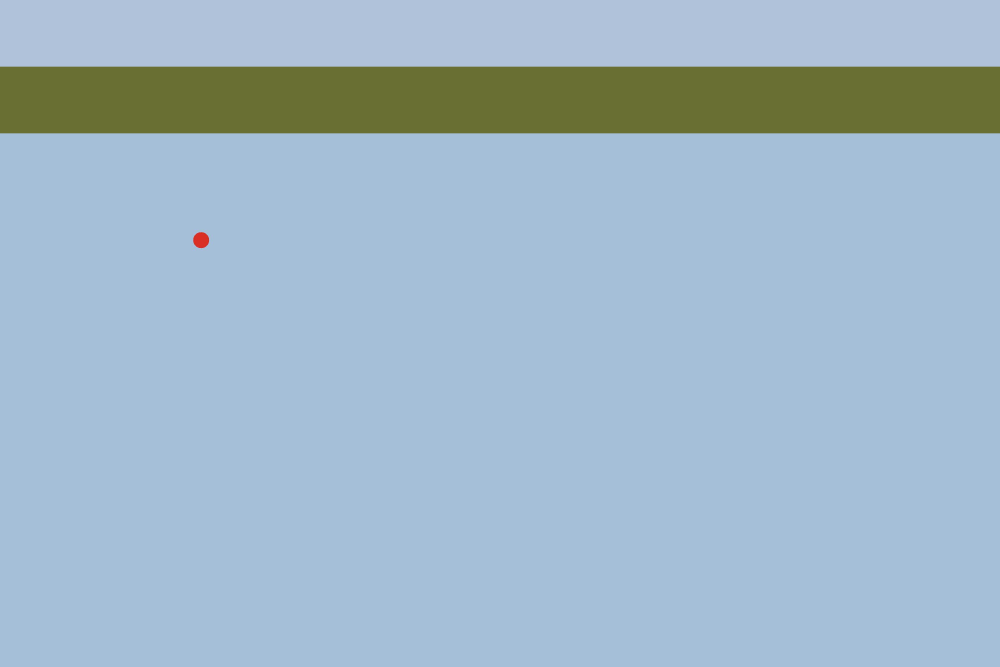
#> input picture images/lake0.jpeg, 3000 x 2000 px (shown at 1/3 size); its folder holds 4 pictures in this run
$ jupyter execute buoy_analysis.ipynb
#> lines starting #> are read from the running program, lines starting #| are printed output that depends on the picture
### Dependencies and Helper Methods

[cell 1]
import numpy as np
import cv2
import os
import matplotlib.pyplot as plt

[cell 2]
# inspired by https://stackoverflow.com/questions/30230592/loading-all-images-using-imread-from-a-given-folder
def load_images_from_folder(folder):
#> called with folder = 'images'
    images = []
    for filename in sorted(os.listdir(folder)):
        img = cv2.imread(os.path.join(folder,filename))
#> img is the input picture: shape (2000, 3000, 3); mean B, G, R 199.6, 183.3, 160.1
        if img is not None:
            images.append(img)
    return images

### Load Images

[cell 3]
images = load_images_from_folder("images")

#### Show First Image

[cell 4]
# convert from BGR (cv2) to RGB (matplotlib)
first_img = cv2.cvtColor(images[0], cv2.COLOR_BGR2RGB)

# show image
plt.figure()
plt.imshow(first_img)
plt.show()

### Determine Buoy Color and Locate Treeline (Pixels)

#### Buoy Color

[cell 5]
# use image with large buoy (image1 works)
img1 = cv2.cvtColor(images[1], cv2.COLOR_BGR2RGB)
plt.figure()
plt.imshow(img1)
plt.show()

[cell 6]
# buoy appears to exist at pixel (1750, 600)
BUOY_COLOR = images[1][1750][1600]

# confirm that colors match
color_test = np.zeros((10,10,3), np.uint8)
color_test[:] = BUOY_COLOR
color_test = cv2.cvtColor(color_test, cv2.COLOR_BGR2RGB)

plt.figure()
plt.imshow(color_test)
plt.show()
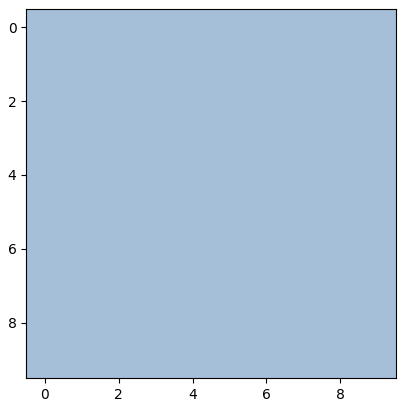
#> figure drawn by matplotlib, 1 panel

#### Treeline

[cell 7]
TREE_COLOR = images[1][250][0]
SKY_COLOR = images[1][0][0]
WATER_COLOR = images[1][500][0]
first_img = images[0]
img_height = first_img.shape[1]
#> img_height = 3000

top = 0
for row in range(img_height):
    if((first_img[row][0] == TREE_COLOR).all()):
        top = row
        break

bottom = 0
for row in range(top, img_height):
    if((first_img[row][0] == WATER_COLOR).all()):
        bottom = row - 1
        break

TREELINE_TOP = top
#> TREELINE_TOP = 209
TREELINE_BOTTOM = bottom
#> TREELINE_BOTTOM = 400
print("Top", TREELINE_TOP)
#| Top 209
print("Bottom", TREELINE_BOTTOM)
#| Bottom 400

[cell 8]
section_img = images[1][0:TREELINE_BOTTOM, 0:images[0].shape[0]]
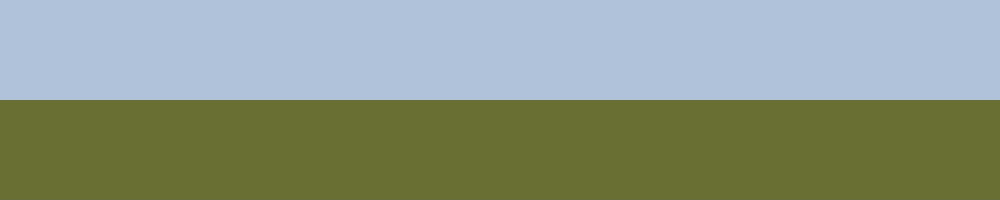
#> section_img: shape (400, 2000, 3) (shown at 1/2 size); mean of channels 0, 1, 2 134.5, 152.5, 140.5; drawn as B, G, R
plt.figure()
plt.imshow(section_img)
plt.show()

### Identify Buoy Location and Size

[cell 9]
def get_dist(x_coords, y_coords):
    return ((x_coords[1] - x_coords[0])**2 + (y_coords[1] - y_coords[0])**2)**(1/2)

def identify_buoy(img):
    img_height = img.shape[0]
    img_width = img.shape[1]

    # get all indices where pixels are color of buoy (buffer of 20 for RBG vals)
    buoy_indices = np.array(np.where(np.all(img < BUOY_COLOR+20, axis=2) & np.all(img > BUOY_COLOR-20, axis=2))).T

    # if buoy in trees or sky, or no buoy at all, return -1
    if((buoy_indices[:, 0] < TREELINE_BOTTOM).any() or (buoy_indices.size == 0)): return -1

    # get extremes of buoy pixels
    max_row = np.max(buoy_indices[:, 0])
    min_row = np.min(buoy_indices[:, 0])
    max_col = np.max(buoy_indices[:, 1])
    min_col = np.min(buoy_indices[:, 1])

    # set default return values for error catching
    x_center = -1
    y_center = -1
    mean_radius = -1

    # if buoy fully visible
    if(min_col > 0 and max_col < img_width and max_row < img_height):
        x_center = (min_col + max_col)//2
        y_center = (min_row + max_row)//2

        # calculate radius as mean of vertical and horizontal radii (in case some weird rounding/conversion error from jpeg to cv2)
        x_radius = (max_col-min_col)//2
        y_radius = (max_row-min_row)//2
        mean_radius = round(np.mean([x_radius, y_radius]))

    # if buoy intersects with left edge of frame
    elif(min_col == 0):

        # if diameter fully visible
        minrowleft = np.min(buoy_indices[buoy_indices[:, 1] == 0][:, 0])
        if(minrowleft > min_row):
            mean_radius = (max_row - min_row) // 2
            x_center = max_col - mean_radius
            y_center = max_row - mean_radius

        # if buoy also intersects with bottom of frame (not used in this dataset and therefore as of yet untested)
        elif(max_row == img_height):
            # get radius via intersecting chords thrm (https://math.stackexchange.com/questions/564058/calculate-the-radius-of-a-circle-given-the-chord-length-and-height-of-a-segment)
            l = get_dist([max_col, min_col], [max_row, min_row])

            # get line perpendicular to chord with potential points on circumference of circle
            x_intersect = round(np.mean([min_col, max_col]))
            y_intersect = round(np.mean([min_row, max_row]))
            m = (max_row - min_row)/(max_col - min_col)
            b = y_intersect - m*x_intersect
            x_vals = np.arange(x_intersect, x_intersect+l)
            y_vals = x_vals*m + b
            line = np.array(x_vals, y_vals)

            # find outermost point on circle that is on line perpendicular to chord
            x_matches = np.in1d(line[:,0],buoy_indices[:,0])
            y_matches = np.in1d(line[:,1],buoy_indices[:,1])
            matches = x_matches & y_matches
            outer_point = buoy_indices[np.where(matches)[0][-1]]

            h = get_dist([outer_point[0], x_intersect], [outer_point[1], y_intersect])

            mean_radius = (4*h*h + l*l) // (8*h)
            y_center = round(np.mean([min_row, max_row]))
            x_center = max_col - mean_radius

        else:
            # get radius via intersecting chords thrm (https://math.stackexchange.com/questions/564058/calculate-the-radius-of-a-circle-given-the-chord-length-and-height-of-a-segment)
            l = max_row - min_row
            h = max_col - min_col
            mean_radius = (4*h*h + l*l) // (8*h)
            y_center = round(np.mean([min_row, max_row]))
            x_center = max_col - mean_radius

    # if buoy intersects with right edge of frame
    else:

        # if diameter fully visible
        minrowright = np.min(buoy_indices[buoy_indices[:,1] == img_width][:, 0])
        if(minrowright > min_row):
            mean_radius = (max_row - min_row) // 2
            x_center = min_col + mean_radius
            y_center = (max_row - min_row) // 2

        # if buoy also intersects with bottom of frame (not used in this dataset and therefore as of yet untested)
        if(max_row == img_height):
            # get radius via intersecting chords thrm (https://math.stackexchange.com/questions/564058/calculate-the-radius-of-a-circle-given-the-chord-length-and-height-of-a-segment)
            l = get_dist([max_col, min_col], [max_row, min_row])

            # get line perpendicular to chord with potential points on circumference of circle
            x_intersect = round(np.mean([min_col, max_col]))
            y_intersect = round(np.mean([min_row, max_row]))
            m = (max_row - min_row)/(max_col - min_col)
            b = y_intersect - m*x_intersect
            x_vals = np.arange(x_intersect, x_intersect+l)
            y_vals = x_vals*m + b
            line = np.array(x_vals, y_vals)

            # find outermost point on circle that is on line perpendicular to chord
            x_matches = np.in1d(line[:,0],buoy_indices[:,0])
            y_matches = np.in1d(line[:,1],buoy_indices[:,1])
            matches = x_matches & y_matches
            outer_point = buoy_indices[np.where(matches)[0][-1]]

            h = get_dist([outer_point[0], x_intersect], [outer_point[1], y_intersect])

            mean_radius = (4*h*h + l*l) // (8*h)
            y_center = round(np.mean([min_row, max_row]))
            x_center = max_col - mean_radius
        else:
            # get radius via intersecting chords thrm (https://math.stackexchange.com/questions/564058/calculate-the-radius-of-a-circle-given-the-chord-length-and-height-of-a-segment)
            l = max_row - min_row
            h = max_col - min_col
            mean_radius = (4*h*h + l*l) // (8*h)
            y_center = round(np.mean([min_row, max_row]))
            x_center = min_col + mean_radius

    return (x_center, y_center, mean_radius)

[cell 10]
out = [0]*len(images)
for i, image in enumerate(images):
    out[i] = identify_buoy(image)

### Convert Pixel Data to Real World Distances

Assumptions
- iPhone 12 has pixel size 1.4µm, focal length 26mm
- Images as dimensions 3000x2000
- Therefore, sensor height is 2000*1.4µm = 2.8mm
- 55gal drum has height 865mm

Formula from https://photo.stackexchange.com/questions/12434/how-do-i-calculate-the-distance-of-an-object-in-a-photo <br>
**I clearly have no idea how to properly use LaTeX, apologies for ugly variable name formatting**
#### Formula to Get Distance
$$
Distance to object (mm) = \frac{focal length (mm) * real height (mm) * image height (pixels)}{object height (pixels) * sensor height (mm)}
\newline
$$
$$
= \frac{26 * 865 * 2000}{object height (pixels) * 2.8}
$$

[cell 11]
def get_real_world_distance(object_height, focal_length=26, real_height=865, image_height=2000, sensor_height=2.8):
    return (focal_length*real_height*image_height)/(object_height*sensor_height)

buoy_distances_in_meters = [0]*len(out)
for i, datum in enumerate(out):
    if(datum == -1):
        buoy_distances_in_meters[i] = -1
    else:
        buoy_distances_in_meters[i] = round(get_real_world_distance(out[i][2] * 2) / 1000, 2)

### Display Results

Note-- It seems like using the iPhone camera specs didn't line up too well with my simulated set-- intuitively, the buoys are closer than my code finds here.

[cell 12]
n_row = 20
n_col = 5

# inspired by https://stackoverflow.com/questions/41793931/plotting-images-side-by-side-using-matplotlib
_, axs = plt.subplots(n_row, n_col, figsize=(18, 45))
axs = axs.flatten()
for i, (img, ax) in enumerate(zip(images, axs)):
    ax.imshow(img)
    ax.annotate("Dist: " + str(buoy_distances_in_meters[i]) + "m", xy=(0, 1), xycoords="axes fraction")
    ax.axis('off')
plt.show()
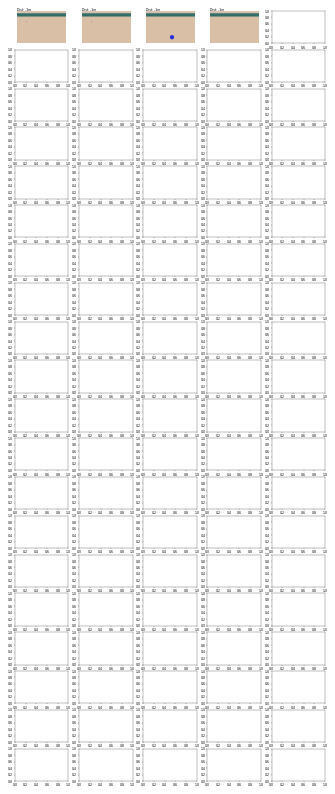
#> figure drawn by matplotlib, 4 panels; B, G, R data is drawn as R, G, B
